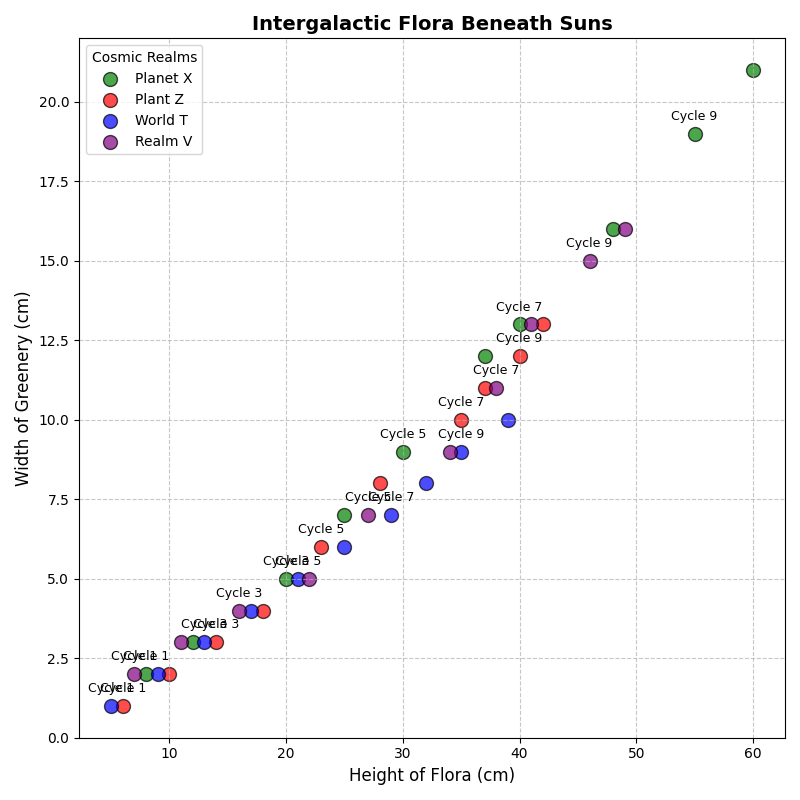

The script that drew this image:
import matplotlib.pyplot as plt
import numpy as np

years = np.array([1, 2, 3, 4, 5, 6, 7, 8, 9, 10])
xenia_height = np.array([8, 12, 20, 25, 30, 37, 40, 48, 55, 60])
xenia_diameter = np.array([2, 3, 5, 7, 9, 12, 13, 16, 19, 21])
zog_height = np.array([6, 10, 14, 18, 23, 28, 35, 37, 40, 42])
zog_diameter = np.array([1, 2, 3, 4, 6, 8, 10, 11, 12, 13])
trogar_height = np.array([5, 9, 13, 17, 21, 25, 29, 32, 35, 39])
trogar_diameter = np.array([1, 2, 3, 4, 5, 6, 7, 8, 9, 10])
vornas_height = np.array([7, 11, 16, 22, 27, 34, 38, 41, 46, 49])
vornas_diameter = np.array([2, 3, 4, 5, 7, 9, 11, 13, 15, 16])

fig, ax1 = plt.subplots(figsize=(8, 8))

ax1.scatter(xenia_height, xenia_diameter, color='green', edgecolor='black', alpha=0.7, s=100, label='Planet X')
ax1.scatter(zog_height, zog_diameter, color='red', edgecolor='black', alpha=0.7, s=100, label='Plant Z')
ax1.scatter(trogar_height, trogar_diameter, color='blue', edgecolor='black', alpha=0.7, s=100, label='World T')
ax1.scatter(vornas_height, vornas_diameter, color='purple', edgecolor='black', alpha=0.7, s=100, label='Realm V')

ax1.set_title('Intergalactic Flora Beneath Suns', fontsize=14, fontweight='bold')
ax1.set_xlabel('Height of Flora (cm)', fontsize=12)
ax1.set_ylabel('Width of Greenery (cm)', fontsize=12)
ax1.legend(title='Cosmic Realms', fontsize=10)
ax1.grid(linestyle='--', alpha=0.7)

for i in range(0, len(years), 2):
    ax1.annotate(f'Cycle {years[i]}', (xenia_height[i], xenia_diameter[i]), textcoords="offset points", xytext=(0,10), ha='center', fontsize=9)
    ax1.annotate(f'Cycle {years[i]}', (zog_height[i], zog_diameter[i]), textcoords="offset points", xytext=(0,10), ha='center', fontsize=9)
    ax1.annotate(f'Cycle {years[i]}', (trogar_height[i], trogar_diameter[i]), textcoords="offset points", xytext=(0,10), ha='center', fontsize=9)
    ax1.annotate(f'Cycle {years[i]}', (vornas_height[i], vornas_diameter[i]), textcoords="offset points", xytext=(0,10), ha='center', fontsize=9)

plt.tight_layout()
plt.show()
